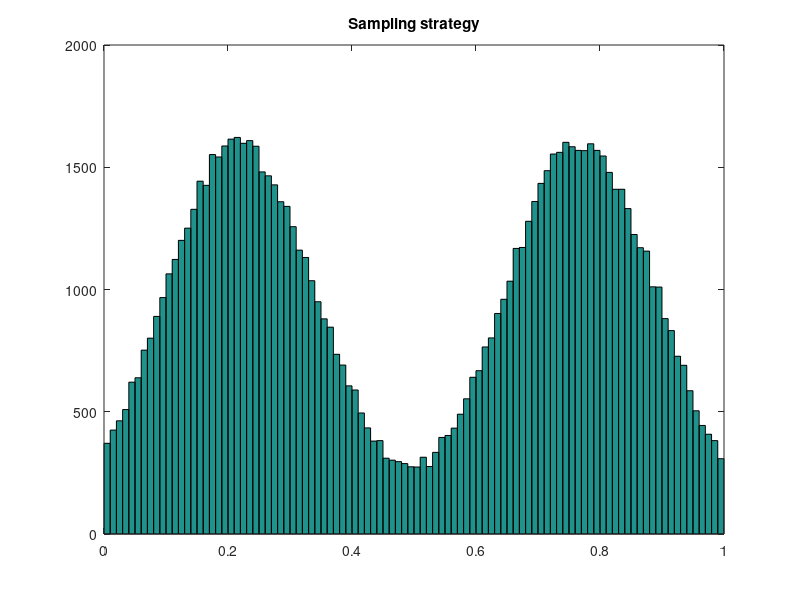
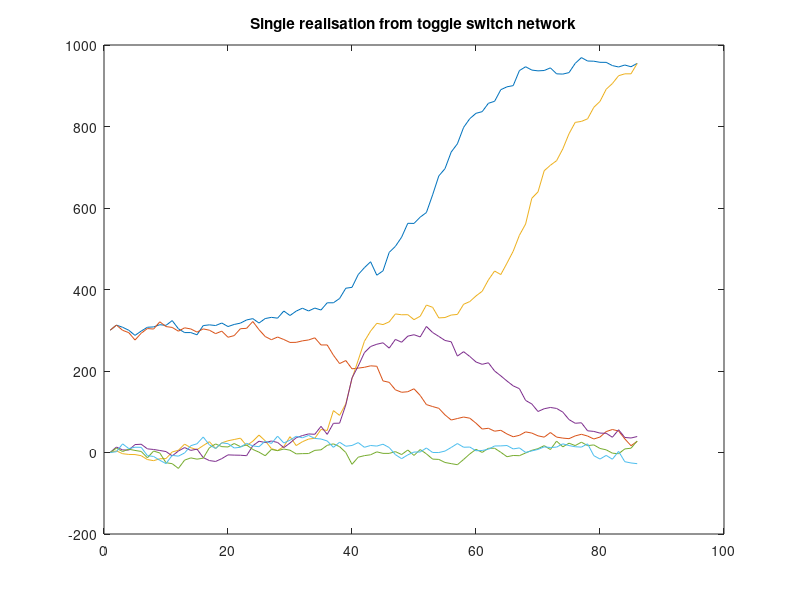

The MATLAB source for these figures, in order:

clear all
close all
clc

decay          = 0.25;
synth          = 250;
K_d_inhibition = 200;
K_d_activation = 400;
n_inhibition   = 2;
n_activation   = 20;

init = [300 300 0 0 0 0]';

sigma   = 100e-0;
dt      = 1;
T       = 240; 
a(:,1)  = init;
nRealiz = 400;

% -------------------------------------------------------------------------
% -------------------------------------------------------------------------

MM = 100000;
for i = 1:MM
    rp = randperm(2); rp = rp(1);
    if rp==1
        np = randn/8 + 0.22;
    else
        np = randn/8 + 0.77;
    end
    Np(i) = np;
end
k = 1;
for i = 1:length(Np)
    if (Np(i)<1)&&(Np(i)>0)
        SampleDistribution(k) = Np(i);
        k = k+1;
    end
end
figure, hist(SampleDistribution,100), title('Sampling strategy')
MM = length(SampleDistribution);

% -------------------------------------------------------------------------
% -------------------------------------------------------------------------

for j = 1:nRealiz
    
    clear a
    a(:,1) = init;
    
    for i = 1:T-1

        a(1,i+1) = a(1,i) + dt*(synth*(1/(1+ (a(2,i)/K_d_inhibition)^n_inhibition)) - decay*a(1,i)) + sqrt(sigma)*randn;
        a(2,i+1) = a(2,i) + dt*(synth*(1/(1+ (a(1,i)/K_d_inhibition)^n_inhibition)) - decay*a(2,i)) + sqrt(sigma)*randn;
        
        a(3,i+1) = a(3,i) + dt*(synth*(1/(1+(K_d_activation/a(1,i))^n_activation))*(1/(1+ (a(4,i)/K_d_inhibition)^n_inhibition)) - decay*a(3,i)) + sqrt(sigma)*randn;
        a(4,i+1) = a(4,i) + dt*(synth*(1/(1+(K_d_activation/a(1,i))^n_activation))*(1/(1+ (a(3,i)/K_d_inhibition)^n_inhibition)) - decay*a(4,i)) + sqrt(sigma)*randn;
    
        a(5,i+1) = a(5,i) + dt*(synth*(1/(1+(K_d_activation/a(2,i))^n_activation))*(1/(1+ (a(6,i)/K_d_inhibition)^n_inhibition)) - decay*a(5,i)) + sqrt(sigma)*randn;
        a(6,i+1) = a(6,i) + dt*(synth*(1/(1+(K_d_activation/a(2,i))^n_activation))*(1/(1+ (a(5,i)/K_d_inhibition)^n_inhibition)) - decay*a(6,i)) + sqrt(sigma)*randn;
        
        if sum(a([3 4 5 6],i+1)>950)
            ind = ceil(i*SampleDistribution(round(rand*MM)));
            DataDiff(1:6,j) = a(1:6,ind);
            break
        end
    
    end

end

figure, plot(a'), title('Single realisation from toggle switch network')

% save diffusionInput DataDiff
